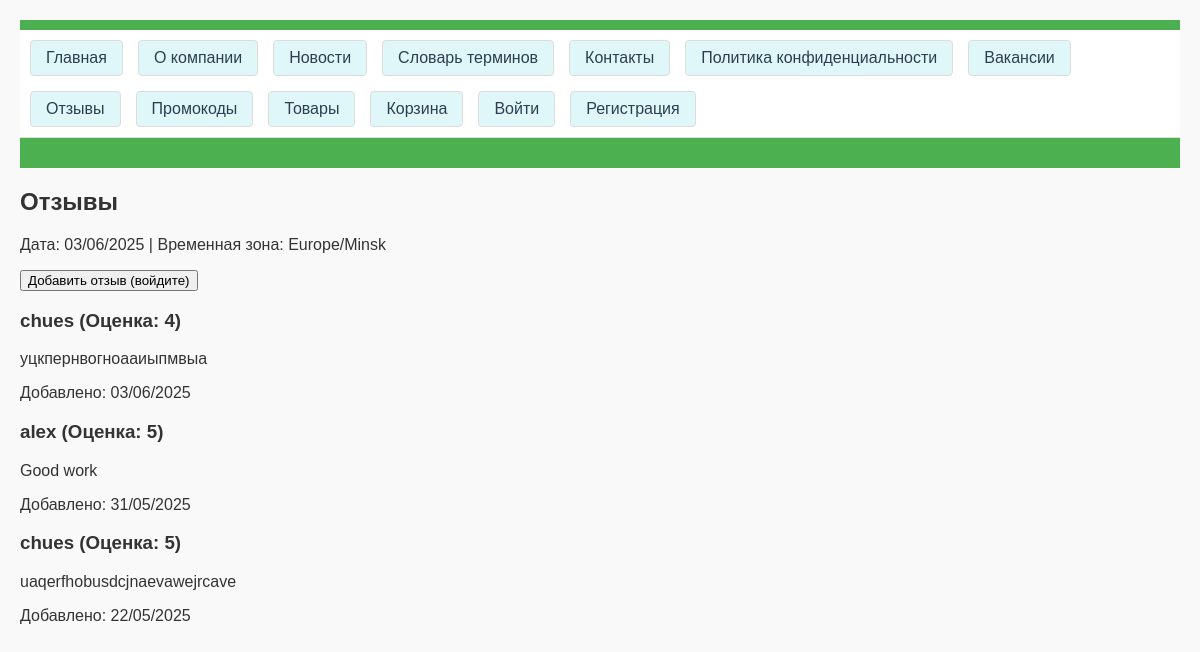
The app's page /reviews/ with its own data.
### delivery_app/models.py (models this page shows, shortened)
class Review(models.Model):
    user = models.ForeignKey(User, on_delete=models.CASCADE, related_name='reviews')
    product = models.ForeignKey(Product, on_delete=models.CASCADE, related_name='reviews', null=True, blank=True)  # Новая связь
    rating = models.IntegerField(choices=[(i, str(i)) for i in range(1, 6)])
    text = models.TextField()
    created_date = models.DateTimeField(auto_now_add=True)

### delivery_app/views.py (the view)
# urls.py: path('reviews/', views.reviews, name='reviews'),
def reviews(request):
    reviews = Review.objects.order_by('-created_date')
    context = {
        'reviews': reviews,
        'current_date': timezone.now().strftime('%d/%m/%Y'),
        'timezone': 'Europe/Minsk',
    }
    return render(request, 'delivery_app/reviews.html', context)

### delivery_app/templates/delivery_app/reviews.html (shortened to what this page needs)
{% extends "delivery_app/base.html" %}
{% block content %}
<h2>Отзывы</h2>
<p>Дата: {{ current_date }} | Временная зона: {{ timezone }}</p>
{% if user.is_authenticated %}
    <a href="{% url 'delivery_app:add_review' %}"><button>Добавить отзыв</button></a>
{% else %}
    <a href="{% url 'delivery_app:login' %}"><button>Добавить отзыв (войдите)</button></a>
{% endif %}
{% for review in reviews %}
    <h3>{{ review.user.username }} (Оценка: {{ review.rating }})</h3>
    <p>{{ review.text }}</p>
    <p>Добавлено: {{ review.created_date|date:'d/m/Y' }}</p>
{% empty %}
    <p>Отзывов пока нет.</p>
{% endfor %}
{% endblock %}

### delivery_app/static/delivery_app/css/style.css (style rules this page uses)
body { font-family: Arial, sans-serif; margin: 0; padding: 20px; background-color: #f9f9f9; color: #333 !important; background-image: none !important; }

### records on screen
Review: user.username "chues", rating "4", text "уцкпернвогноааиыпмвыа", created_date "03/06/2025"
Review: user.username "alex", rating "5", text "Good work", created_date "31/05/2025"
Review: user.username "chues", rating "5", text "uaqerfhobusdcjnaevawejrcave", created_date "22/05/2025"

### other values on screen
{{ timezone }} "Europe/Minsk"
